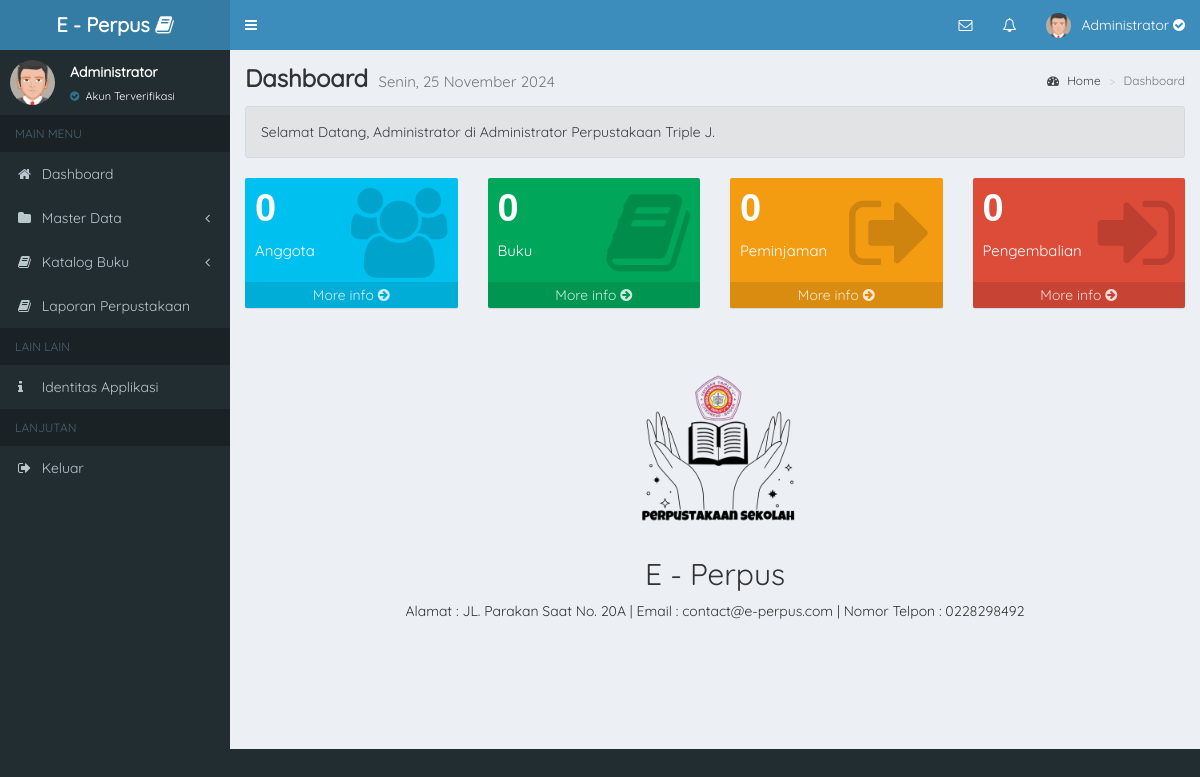
Screenshot of /app/admin/home.php (signed in) with the database file from the repository.
### tables this page shows
CREATE TABLE `identitas` (
  `id_identitas` int(11) NOT NULL,
  `nama_app` varchar(50) NOT NULL,
  `alamat_app` text NOT NULL,
  `email_app` varchar(125) NOT NULL,
  `nomor_hp` char(50) NOT NULL
);

### app/admin/pages/dashboard.php (the view, shortened to what this page needs)
<div class="content-wrapper">
    <section class="content-header">
        <h1 style="font-family: 'Quicksand', sans-serif; font-weight: bold;">
            Dashboard
            <small>
            </small>
        </h1>
        <ol class="breadcrumb">
            <li><a href="dashboard"><i class="fa fa-dashboard"></i> Home</a></li>
             <li class="active">Dashboard</li>
        </ol>
    </section>
    <section class="content">
        <div class="alert alert-secondary" style="color: #383d41; background-color: #e2e3e5; border-color: #d6d8db;">
            Selamat Datang, <?= $_SESSION['fullname']; ?> di Administrator Perpustakaan Triple J.
        </div>
        <div class="row">
            <div class="col-lg-3 col-xs-6">
                <?php
                include "../../config/koneksi.php";
                $query_anggota = mysqli_query($koneksi, "SELECT * FROM user WHERE role = 'Anggota'");
                $row_anggota = mysqli_num_rows($query_anggota);
                ?>
                <div class="small-box bg-aqua">
                    <div class="inner">
                        <h3><?= $row_anggota; ?></h3>
                        <p>Anggota</p>
                    </div>
                    <div class="icon">
                        <i class="fa fa-users"></i>
                    </div>
                    <a href="anggota" class="small-box-footer">More info <i class="fa fa-arrow-circle-right"></i></a>
                </div>
            </div>
            <div class="col-lg-3 col-xs-6">
                <?php
                include "../../config/koneksi.php";
                $query_buku = mysqli_query($koneksi, "SELECT * FROM buku");
                $row_buku = mysqli_num_rows($query_buku);
                ?>
                <div class="small-box bg-green">
                    <div class="inner">
                        <h3><?= $row_buku; ?></h3>
                        <p>Buku</p>
                    </div>
                    <div class="icon">
                        <i class="fa fa-book"></i>
                    </div>
                    <a href="data-buku" class="small-box-footer">More info <i class="fa fa-arrow-circle-right"></i></a>
                </div>
            </div>
            <div class="col-lg-3 col-xs-6">
                <?php
                include "../../config/koneksi.php";
                $query_peminjaman = mysqli_query($koneksi, "SELECT * FROM peminjaman WHERE tanggal_peminjaman > 0");
                $row_peminjaman = mysqli_num_rows($query_peminjaman);
                ?>
                <div class="small-box bg-yellow">
                    <div class="inner">
                        <h3><?= $row_peminjaman; ?></h3>
                        <p>Peminjaman</p>
                    </div>
                    <div class="icon">
                        <i class="fa fa-sign-out"></i>
                    </div>
                    <a href="data-peminjaman" class="small-box-footer">More info <i class="fa fa-arrow-circle-right"></i></a>
                </div>
            </div>
            <div class="col-lg-3 col-xs-6">
                <?php
                include "../../config/koneksi.php";
                $query_pengembalian = mysqli_query($koneksi, "SELECT * FROM peminjaman WHERE tanggal_pengembalian > 0");
                $row_pengembalian = mysqli_num_rows($query_pengembalian);
                ?>
                <div class="small-box bg-red">
                    <div class="inner">
                        <h3><?= $row_pengembalian; ?></h3>
                        <p>Pengembalian</p>
                    </div>
                    <div class="icon">
                        <i class="fa fa-sign-in"></i>
                    </div>
                    <a href="data-pengembalian" class="small-box-footer">More info <i class="fa fa-arrow-circle-right"></i></a>
                </div>
            </div>
        </div>
        <div class="row">
            <?php
            include "../../config/koneksi.php";
            $query = mysqli_query($koneksi, "SELECT * FROM identitas");
            $row = mysqli_fetch_assoc($query);
            ?>
            <img src="../../assets/dist/img/logo_vers2.png" width="200px" height="200px" style="display: block; margin-left: auto; margin-right: auto; margin-top: 30px; margin-bottom: -20px;">
            <h2 class="text-center" style="font-family: Quicksand, sans-serif;"><?= $row['nama_app']; ?></h2>
            <p class="text-center">Alamat : <?= $row['alamat_app']; ?>| Email : <?= $row['email_app']; ?> | Nomor Telpon : <?= $row['nomor_hp']; ?> </p>
        </div>
    </section>
</div>

### app/admin/pages/navbar.php (shortened to what this page needs)
    <header class="main-header">
    <a href="dashboard" class="logo" style="font-family: 'Quicksand', sans-serif">
        <?php
        include "../../config/koneksi.php";
        $sql = mysqli_query($koneksi, "SELECT * FROM identitas");
        $row = mysqli_fetch_assoc($sql);
        ?>
        <span class="logo-lg"><b><?= $row['nama_app']; ?></b> <i class="fa fa-book"></i></span>
    </a>
    <nav class="navbar navbar-static-top">
        <a href="../../assets/#" class="sidebar-toggle" data-toggle="push-menu" role="button">
        </a>
        <div class="navbar-custom-menu">
            <ul class="nav navbar-nav">
                <li class="dropdown messages-menu">
                    <a style="cursor: pointer;" class="dropdown-toggle" data-toggle="dropdown" id="badgePesan">
                        <i class="fa fa-envelope-o"></i>
                    </a>
                </li>
                <li class="dropdown notifications-menu">
                    <a style="cursor: pointer;" class="dropdown-toggle" data-toggle="dropdown" id="badgeNotif">
                        <i class="fa fa-bell-o"></i>
                    </a>
                </li>
                <li class="dropdown user user-menu">
                    <a href="#" class="dropdown-toggle" data-toggle="dropdown">
                        <img src="../../assets/dist/img/avatar5.png" class="user-image" alt="User Image">
                        <span class="hidden-xs"><?= $_SESSION['fullname']; ?>
                            <?php include "../../config/koneksi.php";
                            $id = $_SESSION['id_user'];
                            $query_verif = mysqli_query($koneksi, "SELECT * FROM user WHERE id_user = '$id'");
                            $row = mysqli_fetch_array($query_verif);
                            if ($row['verif'] == "Iya") {
                                echo "<i class='fa fa-check-circle' title='Akun Terverifikasi' data-toggle='tooltip' data-placement='bottom'></i>";
                            } else {
                            }
                            ?>
                        </span>
                    </a>
                </li>
            </ul>
        </div>
    </nav>
</header>

### rows the page displays
identitas: nama_app "E - Perpus", alamat_app "JL. Parakan Saat No. 20A", email_app "contact@e-perpus.com", nomor_hp "0228298492"

### other values shown
$_SESSION['fullname'] "Administrator"
$row_anggota "0"
$row_buku "0"
$row_peminjaman "0"
$row_pengembalian "0"
